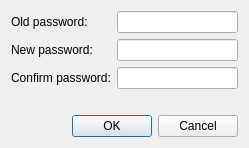
<?xml version="1.0" encoding="UTF-8"?>
<ui version="4.0">
 <class>ChangePwdDialog</class>
 <widget class="QDialog" name="ChangePwdDialog">
  <property name="geometry">
   <rect>
    <x>0</x>
    <y>0</y>
    <width>249</width>
    <height>143</height>
   </rect>
  </property>
  <property name="windowTitle">
   <string>Change password</string>
  </property>
  <layout class="QVBoxLayout" name="verticalLayout">
   <item>
    <layout class="QGridLayout" name="gridLayout">
     <item row="0" column="0">
      <widget class="QLabel" name="label">
       <property name="text">
        <string>Old password:</string>
       </property>
      </widget>
     </item>
     <item row="0" column="1">
      <widget class="QLineEdit" name="oldPwdLineEdit">
       <property name="echoMode">
        <enum>QLineEdit::Password</enum>
       </property>
      </widget>
     </item>
     <item row="1" column="0">
      <widget class="QLabel" name="label_2">
       <property name="text">
        <string>New password:</string>
       </property>
      </widget>
     </item>
     <item row="1" column="1">
      <widget class="QLineEdit" name="newPwdLineEdit">
       <property name="echoMode">
        <enum>QLineEdit::Password</enum>
       </property>
      </widget>
     </item>
     <item row="2" column="0">
      <widget class="QLabel" name="label_3">
       <property name="text">
        <string>Confirm password:</string>
       </property>
      </widget>
     </item>
     <item row="2" column="1">
      <widget class="QLineEdit" name="confirmPwdLineEdit">
       <property name="echoMode">
        <enum>QLineEdit::Password</enum>
       </property>
      </widget>
     </item>
    </layout>
   </item>
   <item>
    <widget class="QLabel" name="reasonLabel">
     <property name="text">
      <string/>
     </property>
     <property name="alignment">
      <set>Qt::AlignCenter</set>
     </property>
    </widget>
   </item>
   <item>
    <layout class="QHBoxLayout" name="horizontalLayout">
     <item>
      <spacer name="horizontalSpacer">
       <property name="orientation">
        <enum>Qt::Horizontal</enum>
       </property>
       <property name="sizeHint" stdset="0">
        <size>
         <width>40</width>
         <height>20</height>
        </size>
       </property>
      </spacer>
     </item>
     <item>
      <widget class="QPushButton" name="okButton">
       <property name="text">
        <string>OK</string>
       </property>
       <property name="icon">
        <iconset resource="../../resource/clientApp.qrc">
         <normaloff>:/icons/icons/Common/ok.png</normaloff>:/icons/icons/Common/ok.png</iconset>
       </property>
       <property name="cssType" stdset="0">
        <string notr="true">smallBlueButton</string>
       </property>
      </widget>
     </item>
     <item>
      <widget class="QPushButton" name="cancelButton">
       <property name="text">
        <string>Cancel</string>
       </property>
       <property name="icon">
        <iconset resource="../../resource/clientApp.qrc">
         <normaloff>:/icons/icons/Common/cancel.png</normaloff>:/icons/icons/Common/cancel.png</iconset>
       </property>
       <property name="cssType" stdset="0">
        <string notr="true">smallBlackButton</string>
       </property>
      </widget>
     </item>
    </layout>
   </item>
  </layout>
 </widget>
 <resources>
  <include location="../../resource/clientApp.qrc"/>
 </resources>
 <connections/>
</ui>
